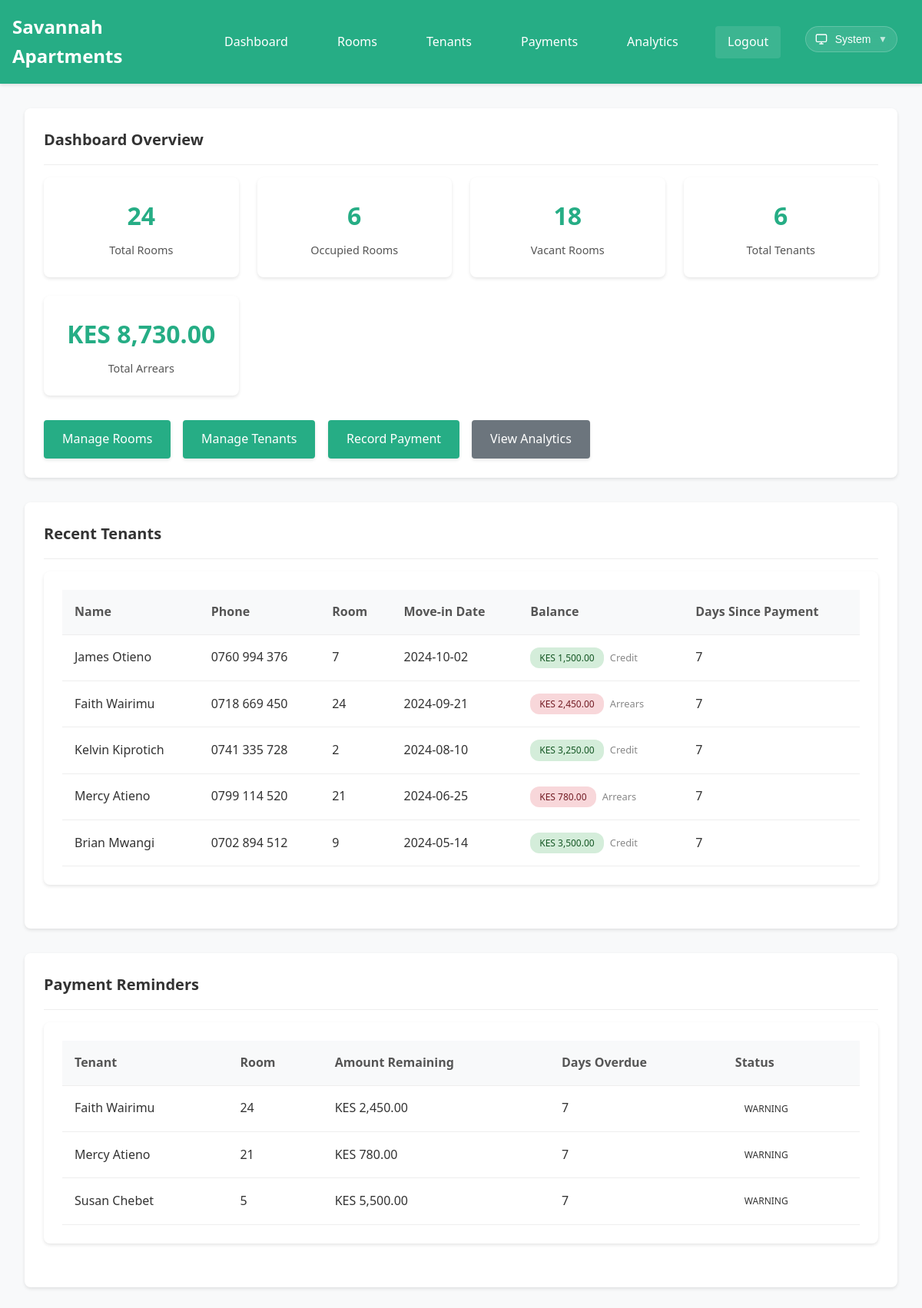
Before: /dashboard (signed in) with the older database file.
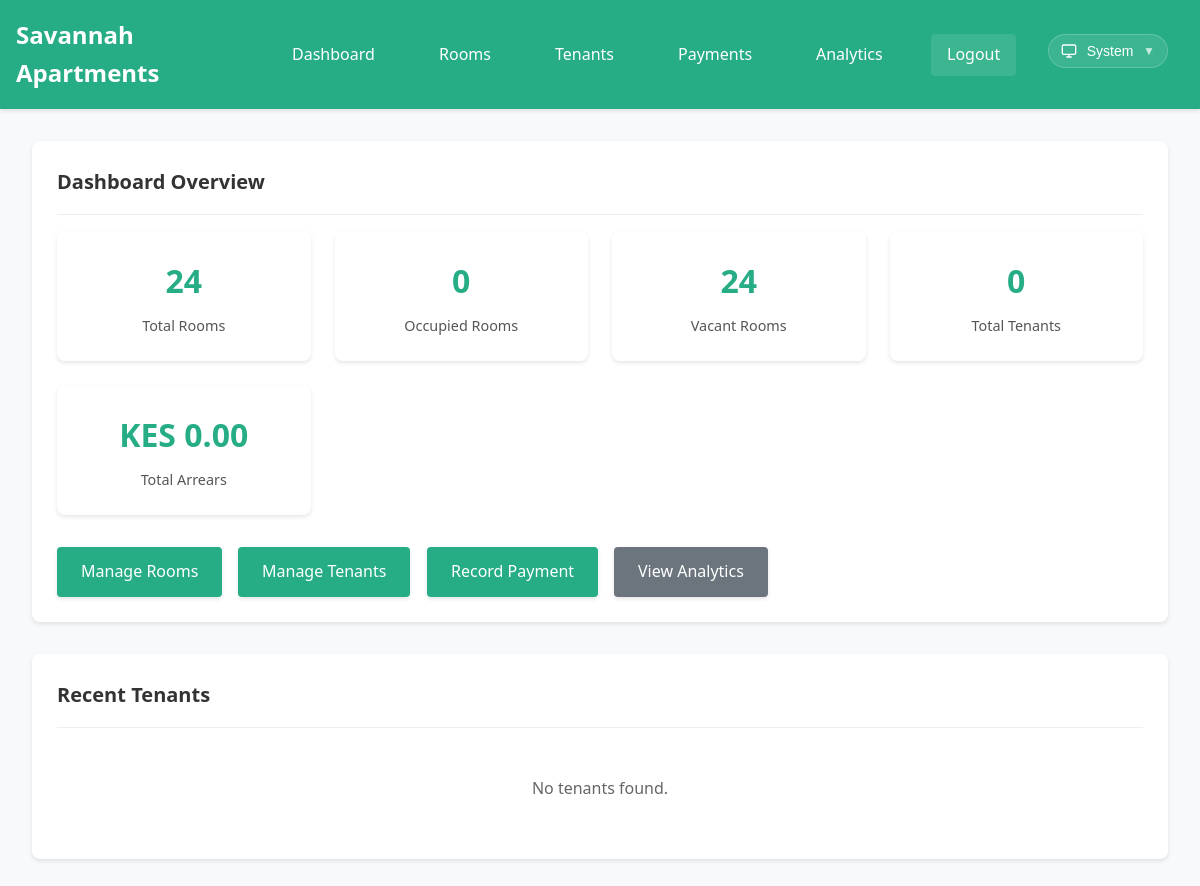
After: the same page with the newer database file.
### tables this page shows
CREATE TABLE tenants (
            tenant_id INTEGER PRIMARY KEY AUTOINCREMENT,
            tenant_name TEXT NOT NULL,
            tenant_phone TEXT NOT NULL,
            room_id INTEGER,
            move_in_date DATE NOT NULL,
            balance REAL DEFAULT 0, credit_balance REAL DEFAULT 0, last_payment_date DATE, first_name TEXT, second_name TEXT, id_number TEXT, next_of_kin_name TEXT, next_of_kin_contact TEXT, relative_name TEXT, relative_id_number TEXT, relative_contact TEXT,
            FOREIGN KEY (room_id) REFERENCES rooms (room_id)
        );

CREATE TABLE rooms (
            room_id INTEGER PRIMARY KEY AUTOINCREMENT,
            room_number TEXT UNIQUE NOT NULL,
            room_type TEXT NOT NULL,
            monthly_rent REAL NOT NULL,
            status TEXT DEFAULT 'vacant'
        );

### app.py (the view)
@app.route('/dashboard')
@login_required
def dashboard():
    conn = get_db_connection()
    total_rooms = conn.execute('SELECT COUNT(*) as count FROM rooms').fetchone()['count']
    occupied_rooms = conn.execute('SELECT COUNT(*) as count FROM rooms WHERE status = ?', ('occupied',)).fetchone()['count']
    vacant_rooms = total_rooms - occupied_rooms
    total_tenants = conn.execute('SELECT COUNT(*) as count FROM tenants').fetchone()['count']
    current_month = datetime.now().strftime('%Y-%m')
    arrears_data = conn.execute('''
        SELECT
            t.tenant_id,
            t.credit_balance,
            t.last_payment_date,
            r.monthly_rent,
            (
                SELECT COALESCE(SUM(p2.amount), 0)
                FROM payments p2
                WHERE p2.tenant_id = t.tenant_id
                  AND strftime('%Y-%m', p2.payment_date) = ?
            ) AS paid_this_month
        FROM tenants t
        LEFT JOIN rooms r ON t.room_id = r.room_id
    ''', (current_month,)).fetchall()
    total_arrears = 0
    for tenant in arrears_data:
        monthly_rent = tenant['monthly_rent'] if tenant['monthly_rent'] else 0
        effective_paid = (tenant['paid_this_month'] or 0) + (tenant['credit_balance'] or 0)
        arrears = max(0, monthly_rent - effective_paid)
        total_arrears += arrears
    current_month = datetime.now().strftime('%Y-%m')
    recent_tenants = conn.execute('''
        SELECT
            t.tenant_id,
            t.tenant_name,
            t.tenant_phone,
            t.move_in_date,
            t.credit_balance,
            t.last_payment_date,
            r.room_number,
            r.monthly_rent,
            COALESCE(p.total_payments, 0) as total_payments
        FROM tenants t
        LEFT JOIN rooms r ON t.room_id = r.room_id
        LEFT JOIN (
            SELECT tenant_id, SUM(amount) as total_payments
            FROM payments
            WHERE strftime('%Y-%m', payment_date) = ?
            GROUP BY tenant_id
        ) p ON t.tenant_id = p.tenant_id
        ORDER BY t.move_in_date DESC
        LIMIT 5
    ''', (current_month,)).fetchall()
    def compute_days_since(d):
        if not d:
            return None
        try:
            d0 = datetime.strptime(d, '%Y-%m-%d').date()
        except ValueError:
            try:
                d0 = datetime.fromisoformat(d).date()
            except ValueError:
                return None
        return (date.today() - d0).days
    enriched_recent = []
    for t in recent_tenants:
        item = dict(t)
        monthly_rent = t['monthly_rent'] or 0
        total_paid = t['total_payments'] or 0
        net_balance = total_paid - monthly_rent
        item['net_balance'] = net_balance
        if net_balance > 0:
            item['balance_status'] = 'credit'
        elif net_balance == 0:
            item['balance_status'] = 'paid'
        else:
            item['balance_status'] = 'arrears'
        item['days_since'] = compute_days_since(t['last_payment_date'])
        enriched_recent.append(item)
    stats = {
        'total_rooms': total_rooms,
        'occupied_rooms': occupied_rooms,
        'vacant_rooms': vacant_rooms,
        'total_tenants': total_tenants,
        'total_arrears': total_arrears
    }
    reminders = conn.execute('''
        SELECT
            t.tenant_id,
            t.tenant_name,
            t.last_payment_date,
            t.credit_balance,
            r.room_number,
            r.monthly_rent,
            (
                SELECT COALESCE(SUM(p2.amount), 0)
                FROM payments p2
                WHERE p2.tenant_id = t.tenant_id
                  AND strftime('%Y-%m', p2.payment_date) = strftime('%Y-%m', 'now')
            ) as paid_this_month
        FROM tenants t
        LEFT JOIN rooms r ON t.room_id = r.room_id
        ORDER BY t.tenant_name
    ''').fetchall()
    conn.close()
    def compute_days_since(d):
        if not d:
            return None
        try:
            d0 = datetime.strptime(d, '%Y-%m-%d').date()
        except ValueError:
            try:
                d0 = datetime.fromisoformat(d).date()
            except ValueError:
                return None
        return (date.today() - d0).days
    reminder_cards = []
    for r in reminders:
        rent = r['monthly_rent'] or 0
        effective_paid = (r['paid_this_month'] or 0) + (r['credit_balance'] or 0)
        amount_remaining = max(0, rent - effective_paid)
        if amount_remaining <= 0:
            continue  # fully paid, skip
        days_since = compute_days_since(r['last_payment_date'])
        if days_since is None:
            days_since = (date.today() - date.fromisoformat('1970-01-01')).days  # treat as very old/no payment
        if days_since <= 4:
            level = 'pending'
        elif days_since <= 13:
            level = 'warning'
        else:
            level = 'critical'
        reminder_cards.append({
            'tenant_name': r['tenant_name'],
            'room_number': r['room_number'],
            'amount_remaining': amount_remaining,
            'days_overdue': days_since,
            'level': level
        })
    for t in enriched_recent:
        if t['tenant_name'].lower() == 'eric onyango':
            assert t['monthly_rent'] == 15000, f"Eric Onyango rent should be 15000, got {t['monthly_rent']}"
            assert t['total_payments'] == 19000, f"Eric Onyango total_payments should be 19000, got {t['total_payments']}"
            assert t['net_balance'] == 4000, f"Eric Onyango net_balance should be 4000, got {t['net_balance']}"
            assert t['balance_status'] == 'credit', f"Eric Onyango balance_status should be credit, got {t['balance_status']}"
    return render_template('dashboard.html', stats=stats, recent_tenants=enriched_recent, reminders=reminder_cards)

### app.py (called while the page is built)
@app.template_filter('currency')
def currency_filter(value):
    if value is None:
        return "KES 0.00"
    return f"KES {value:,.2f}"

def get_db_connection():
    conn = sqlite3.connect(DATABASE, timeout=20.0)
    conn.row_factory = sqlite3.Row
    conn.execute('PRAGMA journal_mode=WAL')
    conn.execute('PRAGMA synchronous=NORMAL')
    conn.execute('PRAGMA cache_size=10000')
    conn.execute('PRAGMA temp_store=MEMORY')
    return conn

def login_required(f):
    @wraps(f)
    def decorated_function(*args, **kwargs):
        if 'logged_in' not in session:
            return redirect(url_for('login'))
        return f(*args, **kwargs)
    return decorated_function

### templates/dashboard.html (shortened to what this page needs)
{% extends "base.html" %}
{% block content %}
<div class="card">
    <div class="card-header">
        <h1 class="card-title">Dashboard Overview</h1>
    </div>
    <div class="stats-grid">
        <div class="stat-card">
            <div class="stat-number">{{ stats.total_rooms }}</div>
            <div class="stat-label">Total Rooms</div>
        </div>
        <div class="stat-card">
            <div class="stat-number">{{ stats.occupied_rooms }}</div>
            <div class="stat-label">Occupied Rooms</div>
        </div>
        <div class="stat-card">
            <div class="stat-number">{{ stats.vacant_rooms }}</div>
            <div class="stat-label">Vacant Rooms</div>
        </div>
        <div class="stat-card">
            <div class="stat-number">{{ stats.total_tenants }}</div>
            <div class="stat-label">Total Tenants</div>
        </div>
        <div class="stat-card">
            <div class="stat-number">{{ stats.total_arrears|currency }}</div>
            <div class="stat-label">Total Arrears</div>
        </div>
    </div>
    <div style="display: flex; gap: 1rem; flex-wrap: wrap;">
        <a href="{{ url_for('rooms') }}" class="btn" data-loading="true">Manage Rooms</a>
        <a href="{{ url_for('tenants') }}" class="btn" data-loading="true">Manage Tenants</a>
        <a href="{{ url_for('payments') }}" class="btn" data-loading="true">Record Payment</a>
        <a href="{{ url_for('analytics') }}" class="btn btn-secondary" data-loading="true">View Analytics</a>
    </div>
</div>
<div class="card">
    <div class="card-header">
        <h2 class="card-title">Recent Tenants</h2>
    </div>
    {% if recent_tenants %}
    <div class="table-container">
        <table class="table">
            <thead>
                <tr>
                    <th>Name</th>
                    <th>Phone</th>
                    <th>Room</th>
                    <th>Move-in Date</th>
                    <th>Balance</th>
                    <th>Days Since Payment</th>
                </tr>
            </thead>
            <tbody>
                {% for tenant in recent_tenants %}
                <tr>
                    <td>{{ tenant.tenant_name }}</td>
                    <td>{{ tenant.tenant_phone }}</td>
                    <td>{{ tenant.room_number or 'No Room' }}</td>
                    <td>{{ tenant.move_in_date }}</td>
                    <td>
                        {% set abs_balance = tenant.net_balance|abs %}
                        <span class="status-badge
                            {% if tenant.balance_status == 'credit' %}status-positive
                            {% elif tenant.balance_status == 'arrears' %}status-negative
                            {% endif %}"
                            title="{{ tenant.balance_status|capitalize }}">
                            {{ abs_balance | currency }}
                        </span>
                        <small style="margin-left:4px; font-size:0.8em; color:#888;">
                            {{ tenant.balance_status|capitalize }}
                        </small>
                    </td>
                    <td>{{ tenant.days_since if tenant.days_since is not none else 'N/A' }}</td>
                </tr>
                {% endfor %}
            </tbody>
        </table>
    </div>
    {% else %}
    <p style="text-align: center; color: #666; padding: 2rem;">No tenants found.</p>
    {% endif %}
</div>
{% if reminders %}
<div class="card">
    <div class="card-header">
        <h2 class="card-title">Payment Reminders</h2>
    </div>
    <div class="table-container">
        <table class="table">
            <thead>
                <tr>
                    <th>Tenant</th>
                    <th>Room</th>
                    <th>Amount Remaining</th>
                    <th>Days Overdue</th>
                    <th>Status</th>
                </tr>
            </thead>
            <tbody>
                {% for r in reminders %}
                <tr>
                    <td>{{ r.tenant_name }}</td>
                    <td>{{ r.room_number or 'No Room' }}</td>
                    <td>{{ r.amount_remaining|currency }}</td>
                    <td>{{ r.days_overdue }}</td>
                    <td>
                        <span class="status-badge {% if r.level == 'pending' %}status-neutral{% elif r.level == 'warning' %}status-warning{% else %}status-negative{% endif %}">
                            {{ r.level|capitalize }}
                        </span>
                    </td>
                </tr>
                {% endfor %}
            </tbody>
        </table>
    </div>
</div>
{% endif %}
{% endblock %}

### templates/base.html (shortened to what this page needs)
<!DOCTYPE html>
<html lang="en">
<head>
    <link rel="stylesheet" href="{{ url_for('static', filename='css/style.css') }}">
</head>
<body>
    {% if session.logged_in %}
    <nav class="navbar">
        <div class="nav-container">
            <h1 class="nav-title"><a href="{{ url_for('dashboard') }}" style="color:inherit; text-decoration:none;">Savannah Apartments</a></h1>
            <div class="nav-links">
                <a href="{{ url_for('dashboard') }}" class="nav-link">Dashboard</a>
                <a href="{{ url_for('rooms') }}" class="nav-link">Rooms</a>
                <a href="{{ url_for('tenants') }}" class="nav-link">Tenants</a>
                <a href="{{ url_for('payments') }}" class="nav-link">Payments</a>
                <a href="{{ url_for('analytics') }}" class="nav-link">Analytics</a>
                <a href="{{ url_for('logout') }}" class="nav-link logout">Logout</a>
                <div class="theme-toggle-container" data-theme-toggle>
                </div>
            </div>
        </div>
    </nav>
    {% endif %}
    <main class="main-content">
        {% block content %}{% endblock %}
    </main>
</body>
</html>

Changed rows visible on the page:
removed tenants: tenant_name "James Otieno", tenant_phone "0760 994 376", room "7", move_in_date "2024-10-02", abs_balance "KES 1,500.00", balance_status "Credit", shown under "Recent Tenants"
removed tenants: tenant_name "Faith Wairimu", tenant_phone "0718 669 450", room "24", move_in_date "2024-09-21", abs_balance "KES 2,450.00", balance_status "Arrears", days_since "7", room_number "24", amount_remaining "KES 2,450.00", days_overdue "7", level "WARNING"
removed tenants: tenant_name "Kelvin Kiprotich", tenant_phone "0741 335 728", room "2", move_in_date "2024-08-10", abs_balance "KES 3,250.00", balance_status "Credit", days_since "7", shown under "Recent Tenants"
removed tenants: tenant_name "Mercy Atieno", tenant_phone "0799 114 520", room "21", move_in_date "2024-06-25", abs_balance "KES 780.00", balance_status "Arrears", days_since "7", room_number "21", amount_remaining "KES 780.00", days_overdue "7", level "WARNING"
removed tenants: tenant_name "Brian Mwangi", tenant_phone "0702 894 512", room "9", move_in_date "2024-05-14", abs_balance "KES 3,500.00", balance_status "Credit", days_since "7", shown under "Recent Tenants"
removed tenants: tenant_name "Susan Chebet", room_number "5", amount_remaining "KES 5,500.00", days_overdue "7", level "WARNING", shown under "Payment Reminders"
Other visible differences:
{{ stats.occupied_rooms }}: "6" → "0"
{{ stats.vacant_rooms }}: "18" → "24"
{{ stats.total_tenants }}: "6" → "0"
{{ stats.total_arrears|currency }}: "KES 8,730.00" → "KES 0.00"
text no longer shown: "Name Phone Room Move-in Date Balance Days Since Payment Payment Reminders Tenant Room Amount Remaining Days Overdue Status"
text now shown: "No tenants found."
